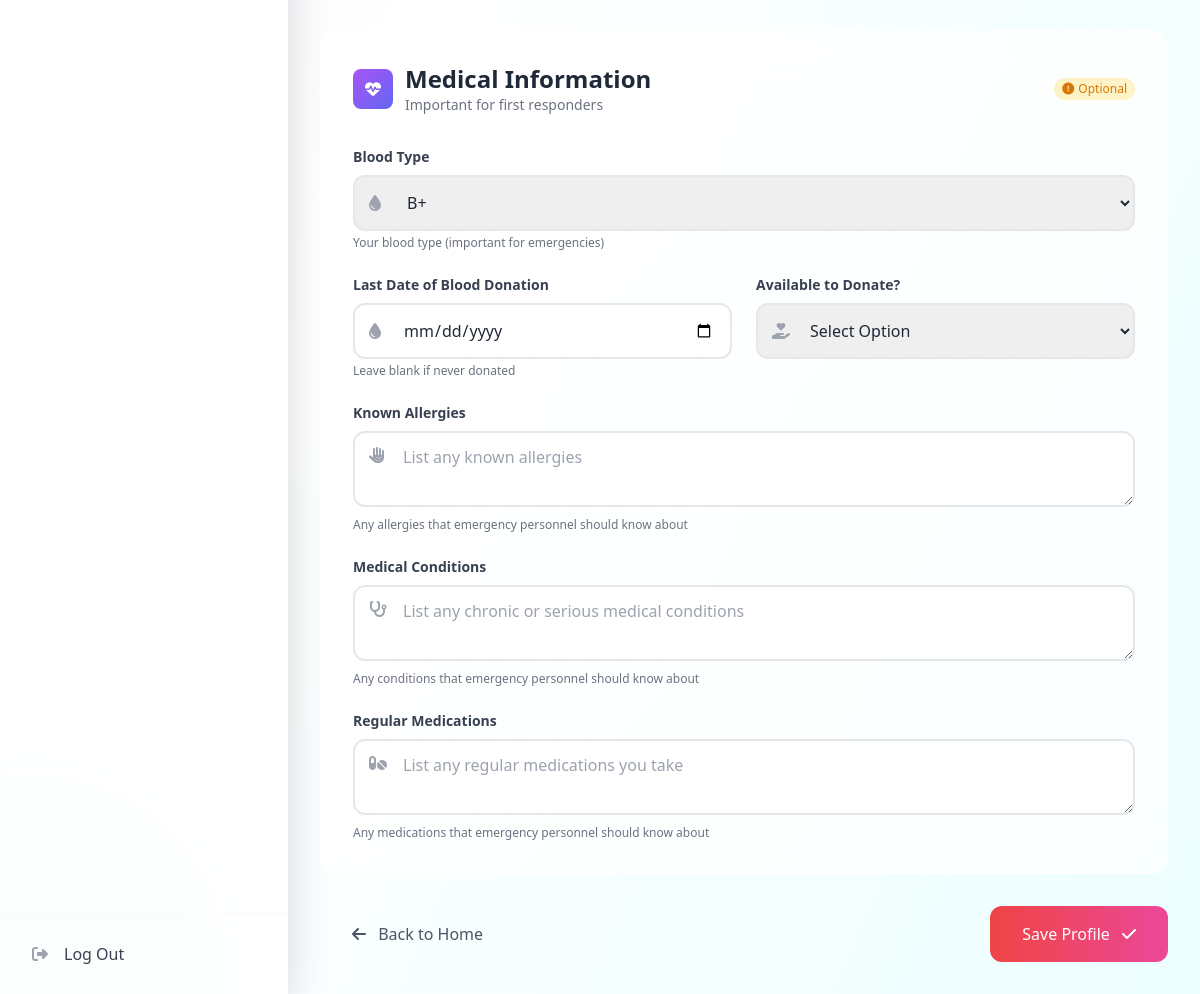
Page /accounts/profile/citizen/setup/ (signed in, lower part) on the earlier database version.
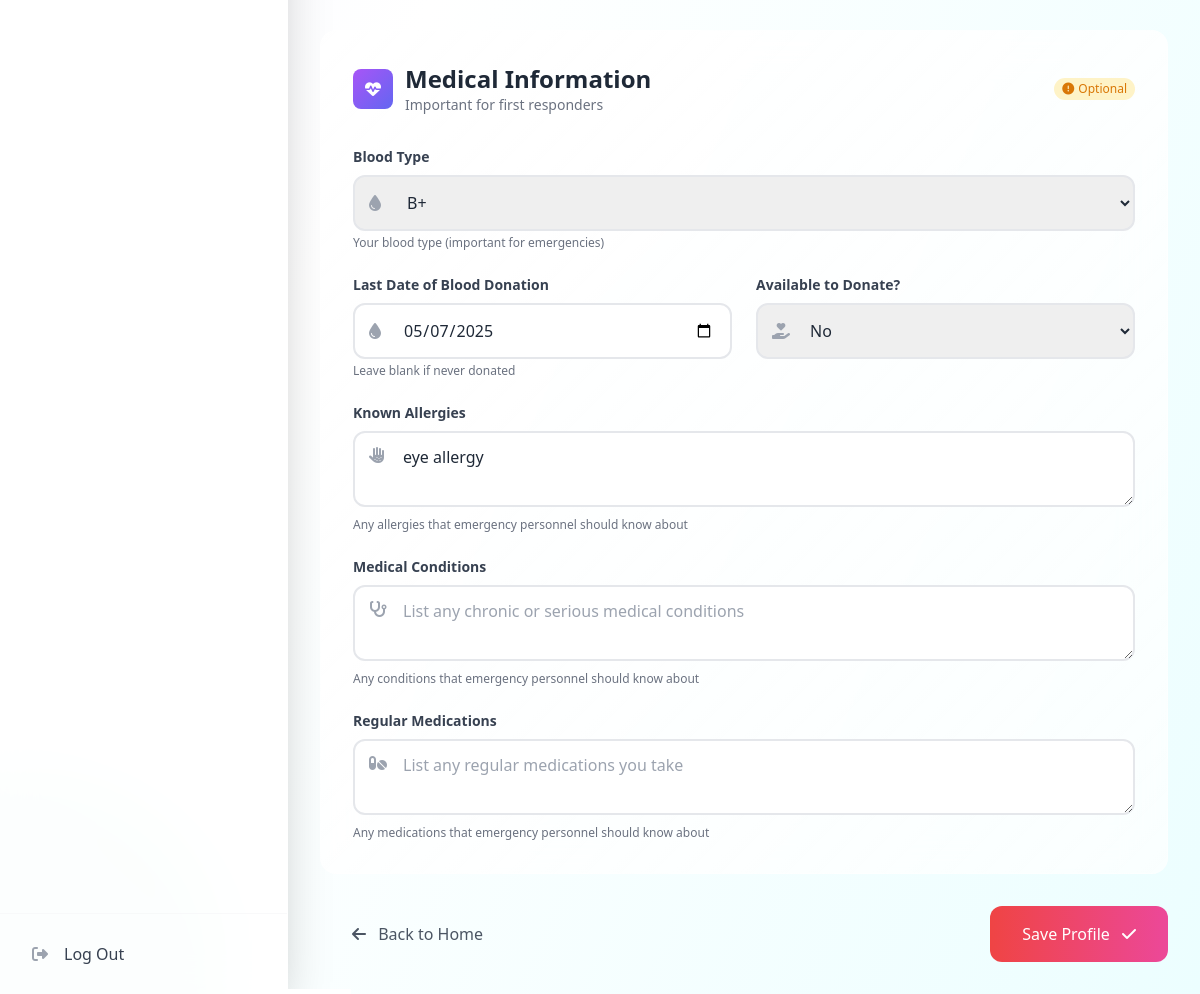
Same page on the later database version.
### accounts/models.py (models this page shows, shortened)
class CitizenProfile(models.Model):
    BLOOD_GROUP_CHOICES = [
        ('', 'Select Blood Group'),
        ('A+', 'A+'),
        ('A-', 'A-'),
        ('B+', 'B+'),
        ('B-', 'B-'),
        ('AB+', 'AB+'),
        ('AB-', 'AB-'),
        ('O+', 'O+'),
        ('O-', 'O-'),
    ]
    user = models.OneToOneField(
        User, on_delete=models.CASCADE, related_name='citizen_profile')
    date_of_birth = models.DateField(null=True, blank=True)
    blood_group = models.CharField(
        max_length=5, choices=BLOOD_GROUP_CHOICES, blank=True)
    phone_number = models.CharField(max_length=15, blank=True)
    emergency_contact_name = models.CharField(max_length=100, blank=True)
    emergency_contact_phone = models.CharField(max_length=15, blank=True)
    emergency_contact_relationship = models.CharField(
        max_length=50, blank=True)
    house_road_no = models.CharField(max_length=200, blank=True)
    area_sector = models.CharField(max_length=100, blank=True)
    city = models.CharField(max_length=100, blank=True)
    postal_code = models.CharField(max_length=10, blank=True)
    landmarks = models.CharField(max_length=200, blank=True)
    last_blood_donation = models.DateField(null=True, blank=True)
    available_to_donate = models.CharField(
        max_length=10,
        choices=[('', 'Select Option'), ('yes', 'Yes'), ('no', 'No')],
        blank=True
    )
    emergency_donor = models.BooleanField(
        default=False, help_text="Available for emergency blood donation")
    medical_conditions = models.TextField(blank=True)
    allergies = models.TextField(blank=True)
    regular_medications = models.TextField(blank=True)

### accounts/views.py (the view)
# urls.py: path('profile/citizen/setup/', views.citizen_profile_update,
@login_required
def citizen_profile_update(request):
    if request.user.user_type != 'citizen':
        messages.error(request, 'Access denied.')
        return redirect('homepage')
    try:
        profile = request.user.citizen_profile
        is_setup = False
    except CitizenProfile.DoesNotExist:
        profile = CitizenProfile(user=request.user)
        is_setup = True
    if request.method == 'POST':
        form = CitizenProfileForm(request.POST, instance=profile)
        if form.is_valid():
            form.save()
            full_name = request.POST.get('full_name', '').strip()
            if full_name:
                name_parts = full_name.split(' ', 1)
                request.user.first_name = name_parts[0]
                request.user.last_name = name_parts[1] if len(
                    name_parts) > 1 else ''
                request.user.save()
            messages.success(request, 'Profile updated successfully!')
            return redirect('citizen_dashboard')
        else:
            messages.error(request, 'Please correct the errors below.')
    else:
        form = CitizenProfileForm(instance=profile)
    context = {
        'form': form,
        'profile': profile,  # Make sure this is always passed
        'is_setup': is_setup,
    }
    return render(request, 'accounts/citizen_profile_setup.html', context)

### templates/accounts/citizen_profile_setup.html (shortened to what the changed rows need)
<!DOCTYPE html>
<html lang="en">
<head>
  <link rel="stylesheet" href="https://cdnjs.cloudflare.com/ajax/libs/font-awesome/6.4.0/css/all.min.css">
  <script src="https://cdn.tailwindcss.com"></script>
</head>
<body class="min-h-screen bg-gradient-to-br from-indigo-50 via-white to-cyan-50 font-inter text-gray-800 overflow-x-hidden">
  <div class="flex min-h-screen relative z-10">
    <main class="flex-1 p-8 overflow-y-auto">
      <form method="post" class="space-y-8">
        <div class="section-card rounded-2xl p-8">
          <div class="flex items-center justify-between mb-8">
            <div class="flex items-center space-x-3">
              <div>
                <h2 class="text-2xl font-bold text-gray-800">Medical Information</h2>
              </div>
            </div>
          </div>
          <div class="grid grid-cols-1 md:grid-cols-2 gap-6">
            <div class="form-field md:col-span-2">
              <div class="relative">
                <select name="blood_group" class="w-full h-14 px-4 rounded-xl border-2 border-gray-200 focus:border-red-500 focus:ring-2 focus:ring-red-200 transition-all pl-12">
                    <option value="B+" {% if profile.blood_group == 'B+' %}selected{% endif %}>B+</option>
                </select>
                <i class="fas fa-tint absolute left-4 top-1/2 transform -translate-y-1/2 text-gray-400"></i>
              </div>
            </div>
            <div class="form-field">
              <div class="relative">
                <input type="date" name="last_blood_donation" value="{% if profile.last_blood_donation %}{{ profile.last_blood_donation|date:'Y-m-d' }}{% endif %}" class="w-full h-14 px-4 rounded-xl border-2 border-gray-200 focus:border-red-500 focus:ring-2 focus:ring-red-200 transition-all pl-12">
                <i class="fas fa-tint absolute left-4 top-1/2 transform -translate-y-1/2 text-gray-400"></i>
              </div>
            </div>
            <div class="form-field">
              <div class="relative">
                <select name="available_to_donate" class="w-full h-14 px-4 rounded-xl border-2 border-gray-200 focus:border-red-500 focus:ring-2 focus:ring-red-200 transition-all pl-12">
                  <option value="">Select Option</option>
                  <option value="no" {% if profile.available_to_donate == 'no' %}selected{% endif %}>No</option>
                </select>
                <i class="fas fa-hand-holding-heart absolute left-4 top-1/2 transform -translate-y-1/2 text-gray-400"></i>
              </div>
            </div>
            <div class="form-field md:col-span-2">
              <div class="relative">
                <textarea name="allergies" placeholder="List any known allergies" class="w-full px-4 py-3 rounded-xl border-2 border-gray-200 focus:border-red-500 focus:ring-2 focus:ring-red-200 transition-all pl-12" rows="2">{{ profile.allergies|default:'' }}</textarea>
                <i class="fas fa-allergies absolute left-4 top-4 text-gray-400"></i>
              </div>
            </div>
          </div>
        </div>
      </form>
    </main>
  </div>
</body>
</html>

Differences in the rows shown:
changed CitizenProfile: last_blood_donation (not shown) → "05/07/2025"; available_to_donate (not shown) → "No"; allergies (not shown) → "eye allergy"
Other differences:
form field available_to_donate: "Select Option" → (not shown)
